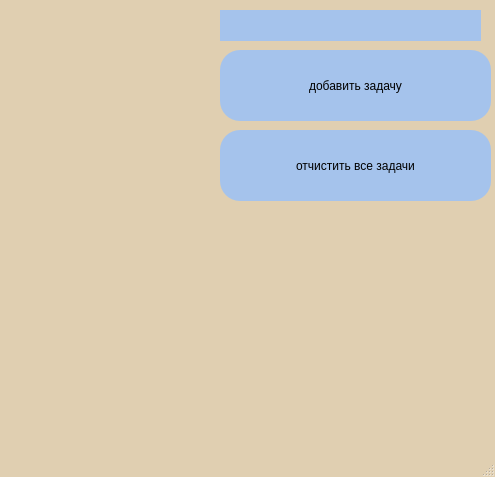
<?xml version="1.0" encoding="UTF-8"?>
<ui version="4.0">
 <class>MainWindow</class>
 <widget class="QMainWindow" name="MainWindow">
  <property name="geometry">
   <rect>
    <x>0</x>
    <y>0</y>
    <width>495</width>
    <height>477</height>
   </rect>
  </property>
  <property name="windowTitle">
   <string>MainWindow</string>
  </property>
  <property name="styleSheet">
   <string notr="true">QMainWindow{
background-color:#e0cfb1;
color:#e0cfb1;
}</string>
  </property>
  <widget class="QWidget" name="centralwidget">
   <widget class="QPushButton" name="clear_all">
    <property name="geometry">
     <rect>
      <x>220</x>
      <y>130</y>
      <width>271</width>
      <height>71</height>
     </rect>
    </property>
    <property name="cursor">
     <cursorShape>PointingHandCursor</cursorShape>
    </property>
    <property name="styleSheet">
     <string notr="true">QPushButton{
background-color: #a5c3ec;
border-radius:20px;
}</string>
    </property>
    <property name="text">
     <string>отчистить все задачи</string>
    </property>
   </widget>
   <widget class="QPushButton" name="add_task">
    <property name="geometry">
     <rect>
      <x>220</x>
      <y>50</y>
      <width>271</width>
      <height>71</height>
     </rect>
    </property>
    <property name="cursor">
     <cursorShape>PointingHandCursor</cursorShape>
    </property>
    <property name="styleSheet">
     <string notr="true">QPushButton{
background-color: #a5c3ec;
border-radius:20px;
}</string>
    </property>
    <property name="text">
     <string>добавить задачу</string>
    </property>
   </widget>
   <widget class="QTextEdit" name="task_name">
    <property name="geometry">
     <rect>
      <x>220</x>
      <y>10</y>
      <width>261</width>
      <height>31</height>
     </rect>
    </property>
    <property name="styleSheet">
     <string notr="true">QTextEdit{
background-color: #a5c3ec;
border-radius:20px;
}</string>
    </property>
   </widget>
   <widget class="QWidget" name="verticalLayoutWidget">
    <property name="geometry">
     <rect>
      <x>10</x>
      <y>0</y>
      <width>201</width>
      <height>431</height>
     </rect>
    </property>
    <layout class="QVBoxLayout" name="verticalLayout"/>
   </widget>
  </widget>
  <widget class="QMenuBar" name="menubar">
   <property name="geometry">
    <rect>
     <x>0</x>
     <y>0</y>
     <width>495</width>
     <height>21</height>
    </rect>
   </property>
  </widget>
  <widget class="QStatusBar" name="statusbar"/>
 </widget>
 <resources/>
 <connections/>
</ui>
